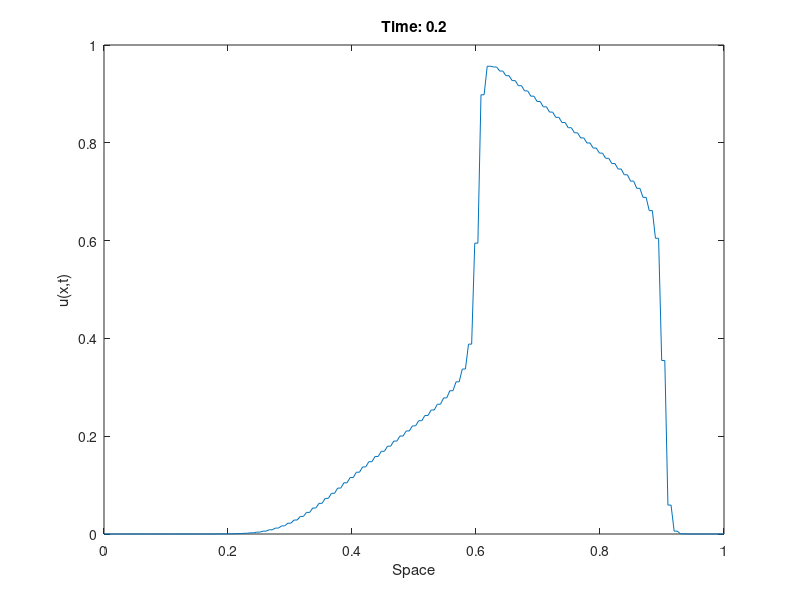

MATLAB code for this plot:
% Parameters
L = 1;          % Length of the domain
T = 0.2;          % Total simulation time
Nx = 200;       % Number of spatial grid points
Nt = 100;       % Number of time steps
dx = L/Nx;      % Spatial step size
dt = T/Nt;      % Time step size

% Initial condition
x = linspace(0, L, Nx);
u0=zeros(size(1,201));
u0(1,1:70)=0;
u0(1,71:131)=1;
u0(1,131:201)=0;
u0=u0(1:end-1);

% Initialize solution matrix
u = zeros(Nx, Nt);

% Set initial condition
u(:, 1) = u0';

% Lax-Friedrichs scheme 
for n = 1:Nt-1
    for i = 2:Nx-1
        u(i, n+1) = 0.5 * (u(i+1, n) + u(i-1, n)) - 0.5 * dt/dx* ((u(i+1, n)^2/(u(i+1, n)^2+(1-u(i+1, n))^2)) - (u(i-1, n)^2/(u(i-1, n)^2+(1-u(i-1, n))^2)));
    end
    % Boundary conditions (periodic)
    u(1, n+1) = 0.5 * (u(2, n) + u(Nx, n)) - 0.5 * dt/dx * ((u(2, n)^2/(u(2, n)^2+(1-u(2, n))^2)) - (u(Nx, n)^2/(u(Nx, n)^2+(1-u(Nx, n))^2)));
    u(Nx, n+1) = u(1, n+1);
end

% Plotting
figure;
y=linspace(0,0.2,100);
[X, T] = meshgrid(x,y);
surf(X, T, u');
xlabel('Space');
ylabel('Time');
zlabel('u(x,t)');
title('Solution of Equation using Lax-Friedrichs Scheme');

% Animation (optional)
 for n = 1:Nt
     plot(x, u(:, n));
     xlabel('Space');
     ylabel('u(x,t)');
     title(['Time: ', num2str(n*dt)]);
     pause(0.1);
 end
